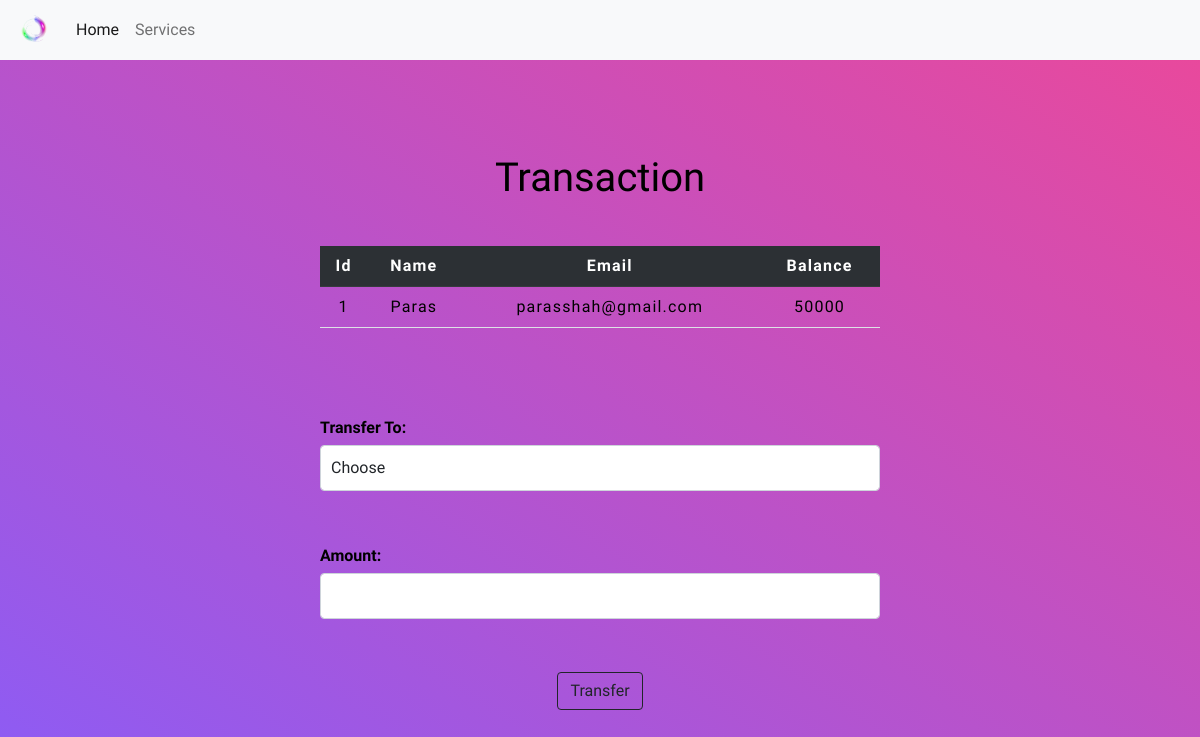
Page /userdetails.php?id=1 on the earlier database version.
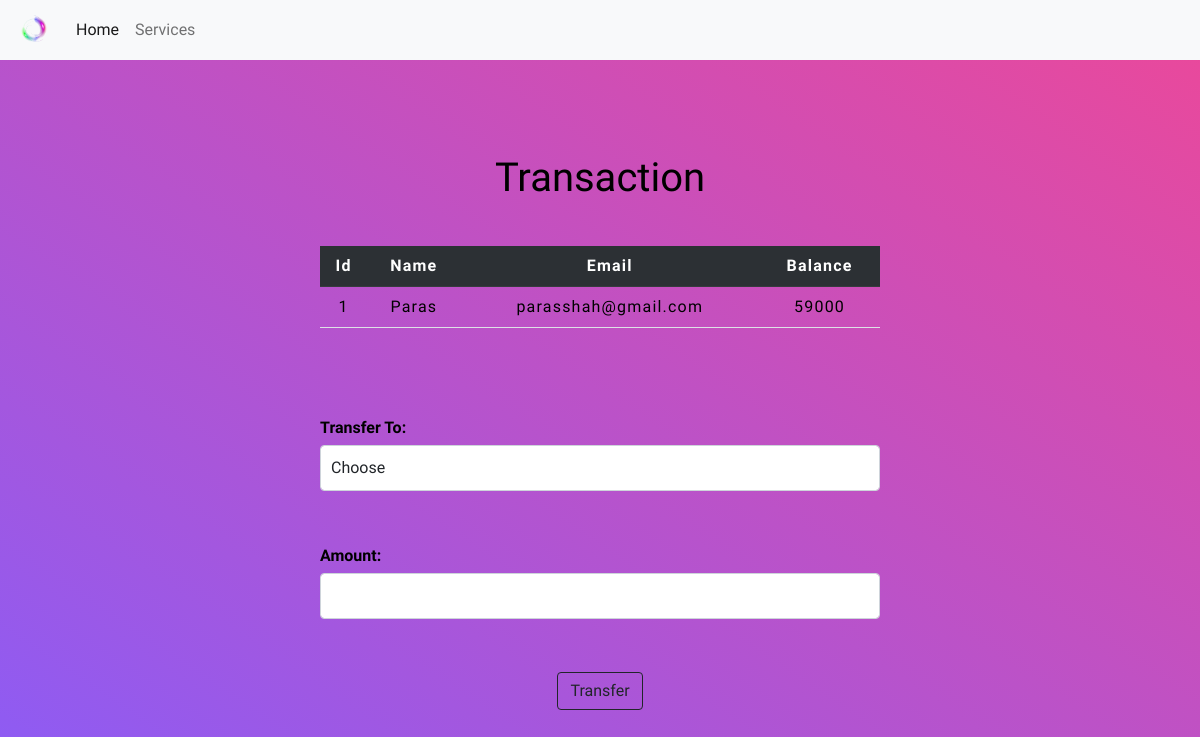
Same page on the later database version.
### tables this page shows
CREATE TABLE `users` (
  `id` int(11) NOT NULL,
  `name` varchar(200) NOT NULL,
  `age` int(11) NOT NULL,
  `email` varchar(200) NOT NULL,
  `mobile` varchar(20) NOT NULL,
  `credit_score` int(11) NOT NULL,
  `loan_type` varchar(20) NOT NULL,
  `balance` int(11) NOT NULL,
  `password` varchar(200) NOT NULL,
  `accountnumber` varchar(8) NOT NULL
);

### userdetails.php (the view, shortened to what this page needs)
<!DOCTYPE html>
<html lang="en">
	<head>
		<link href="https://cdn.jsdelivr.net/npm/bootstrap@5.0.0-beta1/dist/css/bootstrap.min.css" rel="stylesheet">
		<link rel="stylesheet" href="css/style.css">
		<link rel="stylesheet" href="css/table.css">
	</head>
	<body>
	<nav class="navbar navbar-expand-lg navbar-light bg-light sticky-top">
		<div class="container-fluid">
		<a class="navbar-brand" href="index.html">
			<img src="images/logo.png" alt="logo" style="width:40px;">
		</a>
		<div class="collapse navbar-collapse" id="navbarSupportedContent">
			<ul class="navbar-nav me-auto mb-2 mb-lg-0">
			<li class="nav-item">
				<a class="nav-link active" aria-current="page" href=" index.html ">Home</a>
			</li>
			<li class="nav-item">
				<a class="nav-link" href="#services">Services</a>
			</li>
			</ul>
		</div>
		</div>
	</nav>
	<div class="container">
    <h2 class="text-center pt-4" style="color : black;">Transaction</h2>
    	<?php
			$hostname = "localhost";
			$username = "root";
			$password = "";
			$database = "grip_bank";
			$conn = mysqli_connect($hostname, $username, $password, $database);
			$sid=$_GET['id'];
			$sql = "SELECT * FROM  users where id=$sid";
			$result=mysqli_query($conn,$sql);
			$rows=mysqli_fetch_assoc($result);
		?>
		<form method="post" name="tcredit" class="tabletext" action="userdetails.php?id=<?php echo $_GET['id']; ?>">
			<br/>
			<div>
				<table class="table table-striped table-hover">
					<tr style="color : white;" class="table-dark">
						<th class="text-center">Id</th>
						<th class="text-center">Name</th>
						<th class="text-center">Email</th>
						<th class="text-center">Balance</th>
					</tr>
					<tr style="color : black;">
						<td class="py-2"><?php echo $rows['id'] ?></td>
						<td class="py-2"><?php echo $rows['name'] ?></td>
						<td class="py-2"><?php echo $rows['email'] ?></td>
						<td class="py-2"><?php echo $rows['balance'] ?></td>
					</tr>
				</table>
			</div>
			<br/><br/><br/>
			<label style="color : black;"><b>Transfer To:</b></label>
			<select name="to" class="form-control" required>
				<option value="" disabled selected>Choose</option>
		</select>
		<br>
		<br>
			<label style="color : black;"><b>Amount:</b></label>
			<input type="number" class="form-control" name="amount" required>
			<br><br>
				<div class="text-center" >
				<button class="btn btn-outline-dark" name="submit" type="submit" id="myBtn" >Transfer</button>
			</div>
		</form>
    </div>
  </body>
</html>

Differences in the rows shown:
changed users "Paras": balance "50000" → "59000"
